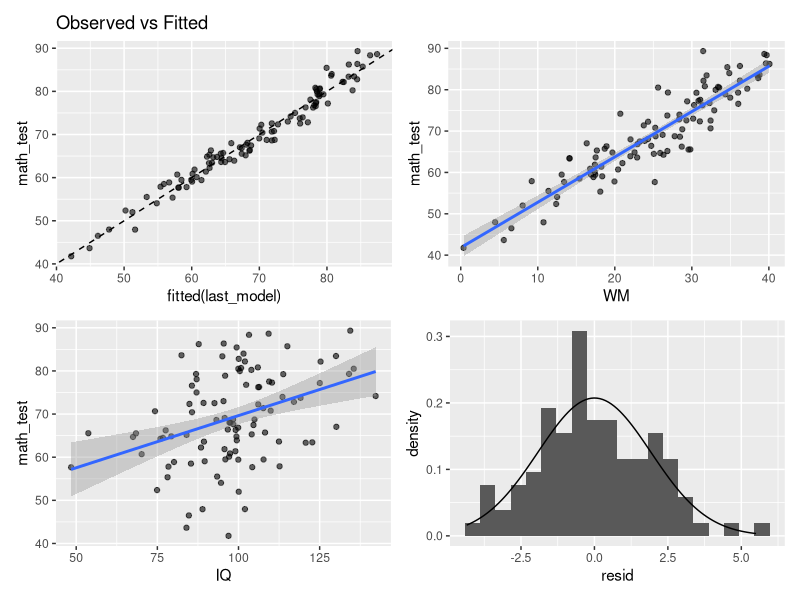
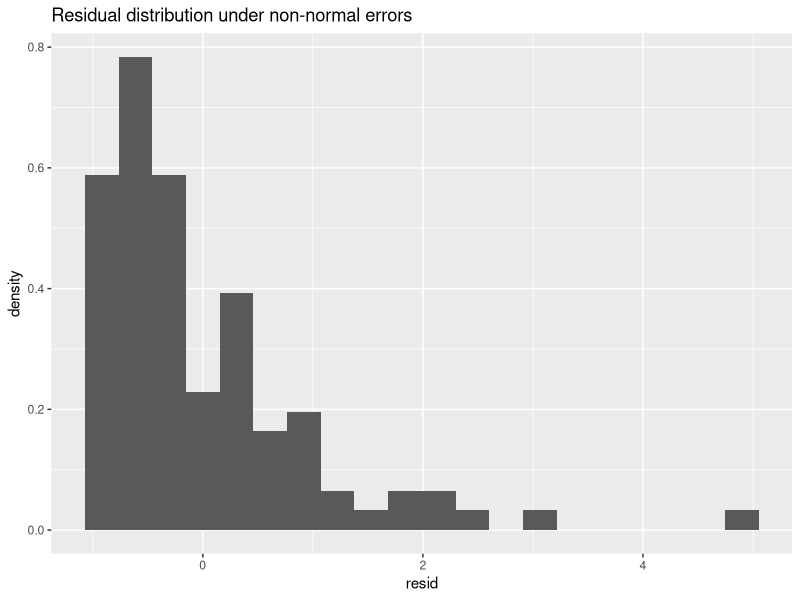
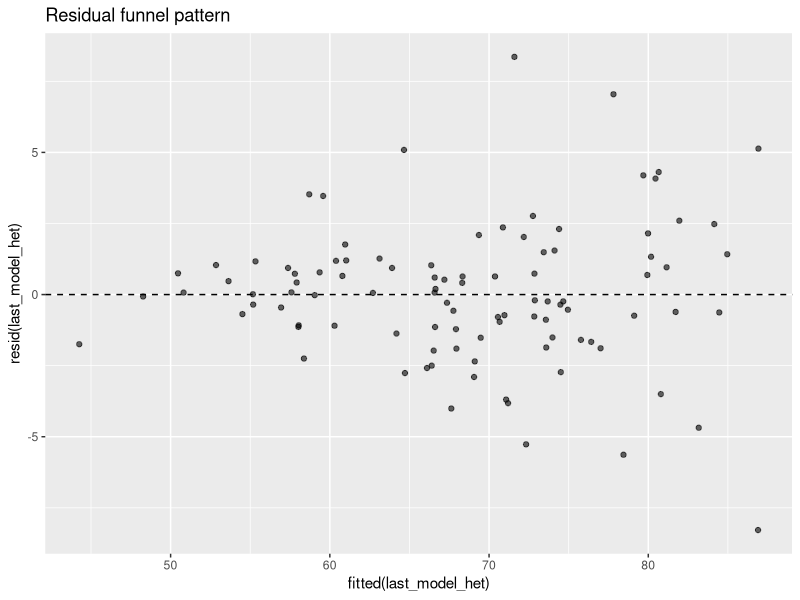
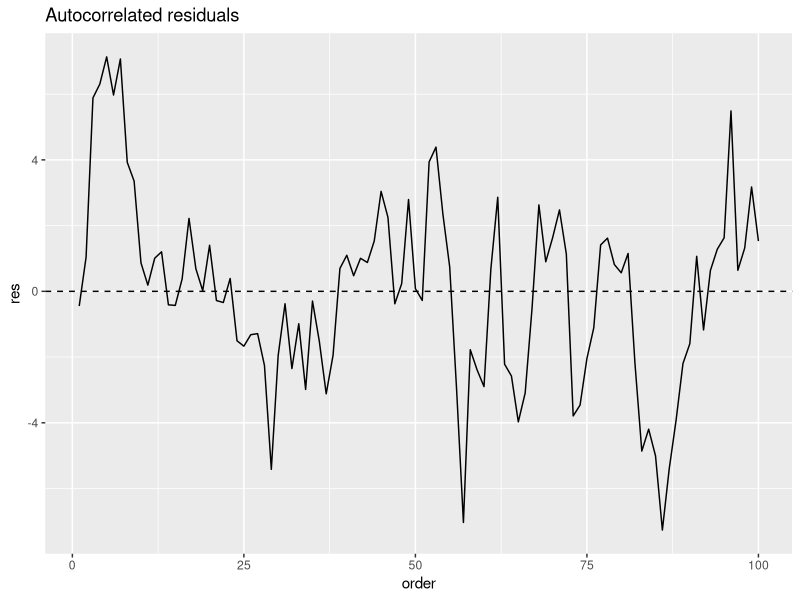
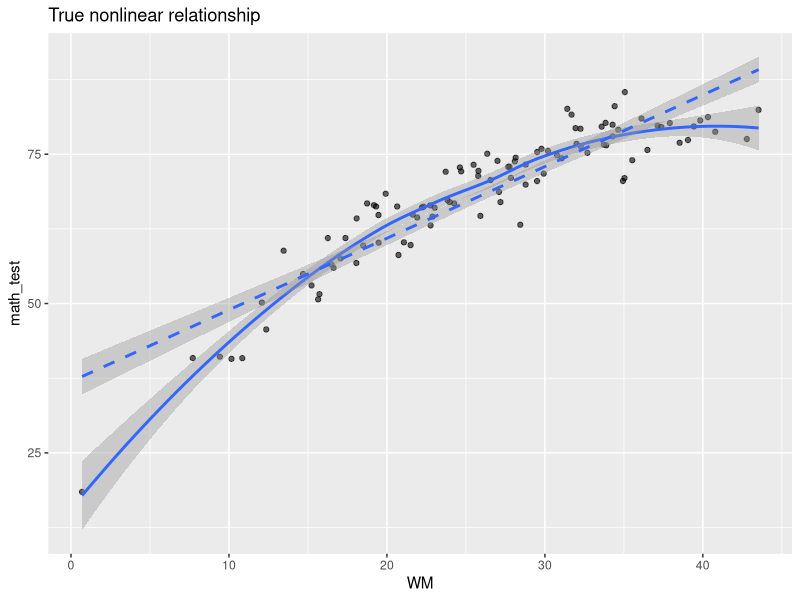

Source code (R) for these figures, in order:
## ---- chunk 1
knitr::opts_chunk$set(
  echo = FALSE,
  message = FALSE,
  warning = FALSE,
  fig.align = "center"
)
## ---- chunk 2
library(ggplot2)
library(dplyr)
library(tidyr)
library(knitr)
library(patchwork)
## ---- chunk 3
set.seed(1334)

n <- 100
num_iterations <- 3000

true_intercept <- 22
true_beta_IQ <- 0.2
true_beta_WM <- 1.1
## ---- chunk 4

coefficients_WM <- numeric(num_iterations)
coefficients_IQ <- numeric(num_iterations)
intercepts <- numeric(num_iterations)
standard_errors_WM <- numeric(num_iterations)
standard_errors_IQ <- numeric(num_iterations)
residual_standard_errors <- numeric(num_iterations)
r_squared <- numeric(num_iterations)

for (i in 1:num_iterations) {

  IQ <- rnorm(n,100,15)
  WM <- rnorm(n,26,8)
  error <- rnorm(n,0,2)

  math_test <- true_intercept + true_beta_IQ*IQ + true_beta_WM*WM + error

  data <- data.frame(
    id = 1:n,
    math_test = math_test,
    IQ = IQ,
    WM = WM
  )

  model <- lm(math_test ~ WM + IQ , data = data)

  coefficients_WM[i] <- coef(model)["WM"]
  coefficients_IQ[i] <- coef(model)["IQ"]
  intercepts[i] <- coef(model)[1]
  standard_errors_WM[i] <- summary(model)$coefficients["WM","Std. Error"]
  standard_errors_IQ[i] <- summary(model)$coefficients["IQ","Std. Error"]
  residual_standard_errors[i] <- summary(model)$sigma
  r_squared[i] <- summary(model)$r.squared

  if(i==num_iterations){
    last_data <- data
    last_model <- model
  }
}

parameter_list_perfect <- c(
mean(coefficients_WM),
mean(coefficients_IQ),
mean(intercepts),
mean(standard_errors_WM),
mean(standard_errors_IQ),
mean(residual_standard_errors),
mean(r_squared)
)
## ---- chunk 5

p1 <- ggplot(last_data, aes(x = fitted(last_model), y = math_test)) +
geom_point(alpha=.6)+
geom_abline(slope=1,intercept=0,linetype="dashed")+
labs(title="Observed vs Fitted")

p2 <- ggplot(last_data, aes(x=WM,y=math_test))+
geom_point(alpha=.6)+
geom_smooth(method="lm")

p3 <- ggplot(last_data, aes(x=IQ,y=math_test))+
geom_point(alpha=.6)+
geom_smooth(method="lm")

res_df <- data.frame(resid=resid(last_model))

p4 <- ggplot(res_df,aes(x=resid))+
geom_histogram(aes(y=after_stat(density)),bins=20)+
stat_function(fun=dnorm,args=list(mean=mean(res_df$resid),sd=sd(res_df$resid)))

(p1|p2)/(p3|p4)
## ---- chunk 6

coeff_WM_norm <- numeric(num_iterations)
coeff_IQ_norm <- numeric(num_iterations)

for(i in 1:num_iterations){

IQ <- rnorm(n,100,15)
WM <- rnorm(n,26,8)

error <- rexp(n,1)-1

math_test <- true_intercept + true_beta_IQ*IQ + true_beta_WM*WM + error

data_norm <- data.frame(math_test,IQ,WM)

model_norm <- lm(math_test~WM+IQ,data=data_norm)

coeff_WM_norm[i] <- coef(model_norm)["WM"]
coeff_IQ_norm[i] <- coef(model_norm)["IQ"]

if(i==num_iterations){
last_data_norm <- data_norm
last_model_norm <- model_norm
}

}

## ---- chunk 7

res_norm <- data.frame(resid=resid(last_model_norm))

ggplot(res_norm,aes(x=resid))+
geom_histogram(aes(y=after_stat(density)),bins=20)+
labs(title="Residual distribution under non-normal errors")

## ---- chunk 8

coeff_WM_het <- numeric(num_iterations)

for(i in 1:num_iterations){

IQ <- rnorm(n,100,15)
WM <- rnorm(n,26,8)

error_sd <- 0.4 + 0.08*WM
error <- rnorm(n,0,error_sd)

math_test <- true_intercept + true_beta_IQ*IQ + true_beta_WM*WM + error

data_het <- data.frame(math_test,IQ,WM)

model_het <- lm(math_test~WM+IQ,data=data_het)

coeff_WM_het[i] <- coef(model_het)["WM"]

if(i==num_iterations){
last_data_het <- data_het
last_model_het <- model_het
}

}

## ---- chunk 9

ggplot(last_data_het,aes(x=fitted(last_model_het),y=resid(last_model_het)))+
geom_point(alpha=.6)+
geom_hline(yintercept=0,linetype="dashed")+
labs(title="Residual funnel pattern")

## ---- chunk 10

coeff_WM_auto <- numeric(num_iterations)

for(i in 1:num_iterations){

IQ <- rnorm(n,100,15)
WM <- rnorm(n,26,8)

u <- rnorm(n,0,2)
error <- numeric(n)

error[1] <- u[1]

for(j in 2:n){
error[j] <- 0.65*error[j-1] + u[j]
}

math_test <- true_intercept + true_beta_IQ*IQ + true_beta_WM*WM + error

data_auto <- data.frame(math_test,IQ,WM)

model_auto <- lm(math_test~WM+IQ,data=data_auto)

coeff_WM_auto[i] <- coef(model_auto)["WM"]

if(i==num_iterations){
last_model_auto <- model_auto
}

}

## ---- chunk 11

res_auto <- data.frame(
order=1:n,
res=resid(last_model_auto)
)

ggplot(res_auto,aes(x=order,y=res))+
geom_line()+
geom_hline(yintercept=0,linetype="dashed")+
labs(title="Autocorrelated residuals")

## ---- chunk 12

coeff_WM_nonlin <- numeric(num_iterations)

for(i in 1:num_iterations){

IQ <- rnorm(n,100,15)
WM <- rnorm(n,26,8)

error <- rnorm(n,0,2)

math_test <- true_intercept +
true_beta_IQ*IQ +
true_beta_WM*WM -
0.03*(WM-26)^2 +
error

data_nonlin <- data.frame(math_test,IQ,WM)

model_nonlin <- lm(math_test~WM+IQ,data=data_nonlin)

coeff_WM_nonlin[i] <- coef(model_nonlin)["WM"]

if(i==num_iterations){
last_data_nonlin <- data_nonlin
}

}

## ---- chunk 13

ggplot(last_data_nonlin,aes(x=WM,y=math_test))+
geom_point(alpha=.6)+
geom_smooth()+
geom_smooth(method="lm",linetype="dashed")+
labs(title="True nonlinear relationship")
